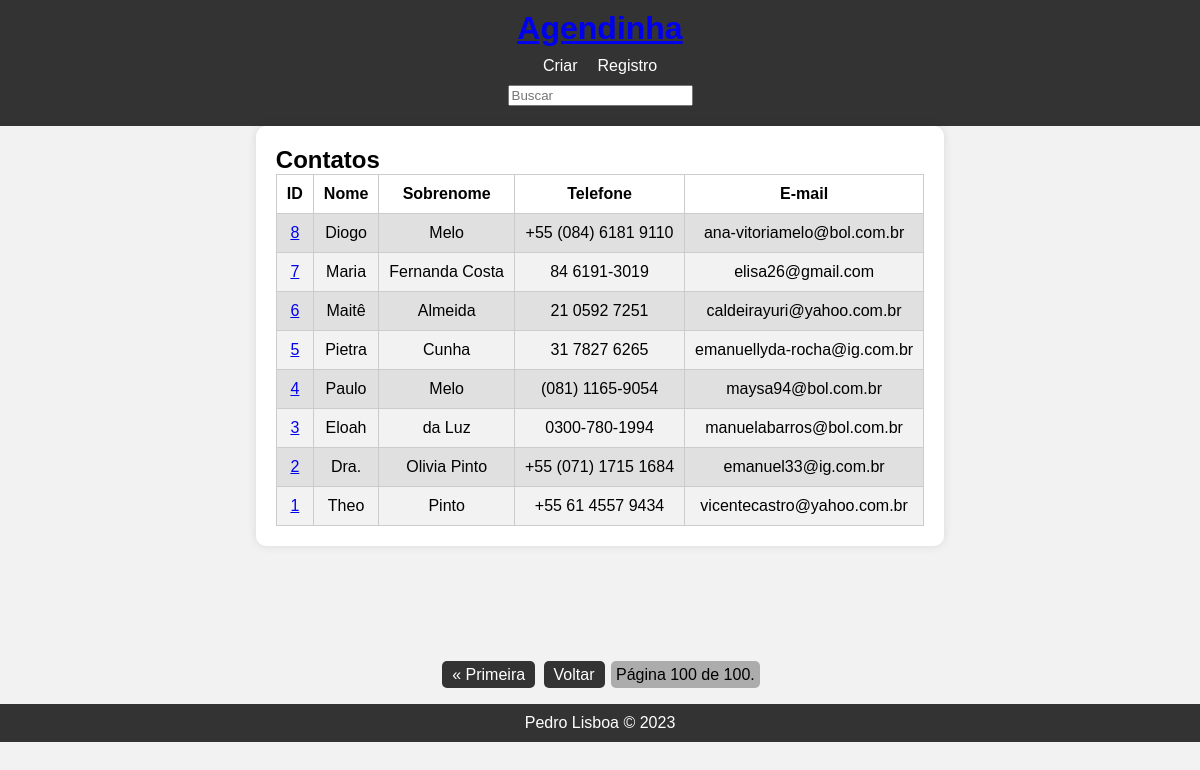
Page /?page=100&q= on the committed database.
### contato/models.py (models this page shows, shortened)
class Contato(models.Model):
    nome = models.CharField(max_length=50)
    sobrenome = models.CharField(max_length=50, blank=True)
    telefone = models.CharField(max_length=50)
    email = models.EmailField(max_length=254)
    data_de_criacao = models.DateTimeField(default=timezone.now)
    descricao = models.TextField(blank=True)
    mostrar = models.BooleanField(default=True)
    imagem = models.ImageField(blank=True, upload_to='imagens/%Y/%m')
    categoria = models.ForeignKey(
        Categoria,
        on_delete=models.SET_NULL,
        blank=True,
        null=True)
    dono = models.ForeignKey(
        User,
        on_delete=models.SET_NULL,
        blank=True,
        null=True)
    class Meta:
        verbose_name = 'Cantato'
        verbose_name_plural = 'Contatos'

### contato/views/contato_views.py (the view)
# urls.py: path('', index, name='index'),
def index(request):
    contatos = Contato.objects.filter(mostrar=True).order_by('-id')
    paginator = Paginator(contatos, 10)
    page_number = request.GET.get("page")
    page_obj = paginator.get_page(page_number)
    context = {
        'contatos': page_obj,
    }
    return render(request, 'index.html', context)

### contato/templates/index.html (shortened to what this page needs)
{% extends "base.html" %}
{% block conteudo %}
    <div class="container__main">
        <div class="container__contatos">
            <h2>Contatos</h2>
            <table>
                <thead>
                    <tr>
                        <th>ID</th>
                        <th>Nome</th>
                        <th>Sobrenome</th>
                        <th>Telefone</th>
                        <th>E-mail</th>
                    </tr>
                </thead>
                <tbody>
                    {% for contato in contatos %}
                        <tr>
                            <td>
                                <a href="{% url 'contato_unico' contato.id %}">{{contato.id}}</a>
                            </td>
                            <td>{{contato.nome}}</td>
                            <td>{{contato.sobrenome}}</td>
                            <td>{{contato.telefone}}</td>
                            <td>{{contato.email}}</td>
                        </tr>
                    {% endfor %}
                </tbody>
            </table>
        </div>
    </div>
    {% include "pagination.html" %}
{% endblock conteudo %}

### contato/static/css/style.css (style rules this page uses)
body, h1, h2, h3, ul, li { margin: 0; padding: 0; }
body { background-color: #f2f2f2; font-family: Helvetica, Arial, sans-serif; }
.container__main { text-align: center; padding-bottom: 100px; }
.container__contatos { display: inline-block; text-align: left; padding: 20px; background-color: #fff; border-radius: 10px; box-shadow: 0 0 10px rgba(0, 0, 0, 0.1); }
table { width: 100%; border-collapse: collapse; }
table, th, td { border: 1px solid #ccc; }
th, td { padding: 10px; text-align: center; }
tbody tr:nth-child(even) { background-color: #f2f2f2; }
tbody tr:nth-child(odd) { background-color: #e0e0e0; }

### rows in the picture
Contato: id "8", nome "Diogo", sobrenome "Melo", telefone "+55 (084) 6181 9110", email "ana-vitoriamelo@bol.com.br"
Contato: id "7", nome "Maria", sobrenome "Fernanda Costa", telefone "84 6191-3019", email "elisa26@gmail.com"
Contato: id "6", nome "Maitê", sobrenome "Almeida", telefone "21 0592 7251", email "caldeirayuri@yahoo.com.br"
Contato: id "5", nome "Pietra", sobrenome "Cunha", telefone "31 7827 6265", email "emanuellyda-rocha@ig.com.br"
Contato: id "4", nome "Paulo", sobrenome "Melo", telefone "(081) 1165-9054", email "maysa94@bol.com.br"
Contato: id "3", nome "Eloah", sobrenome "da Luz", telefone "0300-780-1994", email "manuelabarros@bol.com.br"
Contato: id "2", nome "Dra.", sobrenome "Olivia Pinto", telefone "+55 (071) 1715 1684", email "emanuel33@ig.com.br"
Contato: id "1", nome "Theo", sobrenome "Pinto", telefone "+55 61 4557 9434", email "vicentecastro@yahoo.com.br"

### other values in the picture
{{ contatos.number }} "100"
{{ contatos.paginator.num_pages }} "100"
